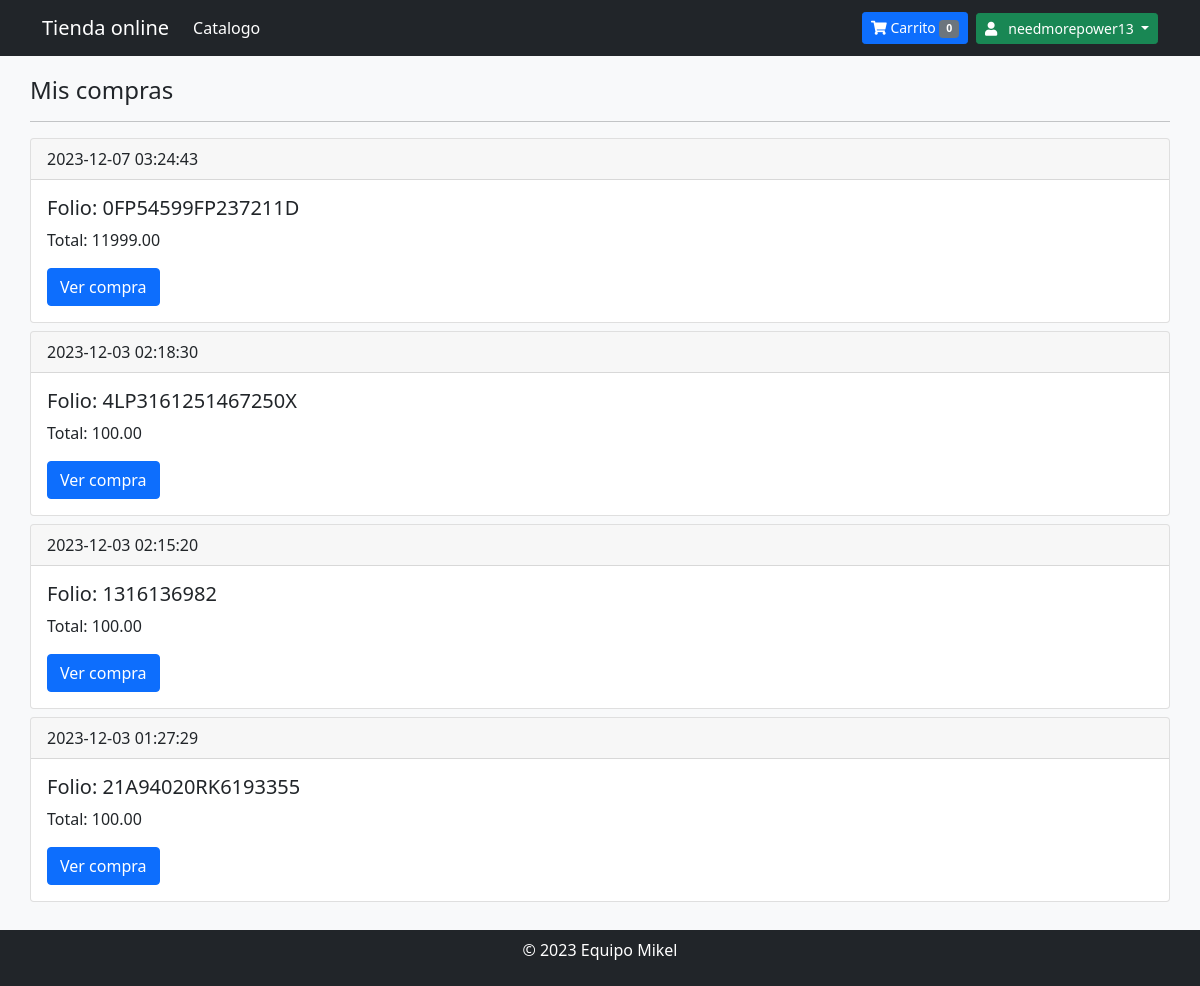
Page /compras.php (signed in) on the committed database.
### tables this page shows
CREATE TABLE `compra` (
  `id` int(11) NOT NULL,
  `id_transaccion` varchar(20) NOT NULL,
  `fecha` datetime NOT NULL,
  `status` varchar(20) NOT NULL,
  `email` varchar(50) NOT NULL,
  `id_cliente` varchar(20) NOT NULL,
  `total` decimal(10,2) NOT NULL,
  `medio_pago` varchar(10) DEFAULT NULL
);

### clases/clienteFunciones.php (called while the page is built, shortened)
<?php
function generarToken()
{
    return md5(uniqid(mt_rand(), false));
}

### compras.php (the view, shortened to what this page needs)
<?php
require 'clases/clienteFunciones.php';
$db = new Database();
$con = $db->conectar();
$token = generarToken();
$idCliente = $_SESSION['user_cliente'];
$sql = $con->prepare("SELECT id_transaccion, fecha, status, total, medio_pago FROM compra WHERE id_cliente = ? ORDER BY fecha DESC");
$sql->execute([$idCliente]);
?>
<!DOCTYPE html>
<html lang="es" class="h-100">
<head>
    <link href="https://cdn.jsdelivr.net/npm/bootstrap@5.1.3/dist/css/bootstrap.min.css" rel="stylesheet">
    <link href="css/all.min.css" rel="stylesheet">
    <link href="css/estilos.css" rel="stylesheet">
</head>
<body class="d-flex flex-column h-100">
    <?php include 'menu.php'; ?>
    <main class="flex-shrink-0">
        <div class="container">
            <h4>Mis compras</h4>
            <hr>
            <?php while ($row = $sql->fetch(PDO::FETCH_ASSOC)) { ?>
                <div class="card mb-2">
                    <div class="card-header">
                        <?php echo $row['fecha']; ?>
                    </div>
                    <div class="card-body">
                        <h5 class="card-title">Folio: <?php echo $row['id_transaccion']; ?></h5>
                        <p class="card-text">Total: <?php echo $row['total']; ?></p>
                        <a href="compra_detalle.php?orden=<?php echo $row['id_transaccion']; ?>&token=<?php echo $token; ?>" class="btn btn-primary">Ver compra</a>
                    </div>
                </div>
            <?php } ?>
        </div>
    </main>
    <?php include 'footer.php'; ?>
</body>
</html>

### css/estilos.css (style rules this page uses)
body { background-color: #f8f9fa; }
main > .container { padding: 20px 0; }

### rows in the picture
compra: fecha "2023-12-07 03:24:43", id_transaccion "0FP54599FP237211D", total "11999.00"
compra: fecha "2023-12-03 02:18:30", id_transaccion "4LP3161251467250X", total "100.00"
compra: fecha "2023-12-03 02:15:20", id_transaccion "1316136982", total "100.00"
compra: fecha "2023-12-03 01:27:29", id_transaccion "21A94020RK6193355", total "100.00"

### other values in the picture
$num_cart "0"
$_SESSION['user_name'] "needmorepower13"
